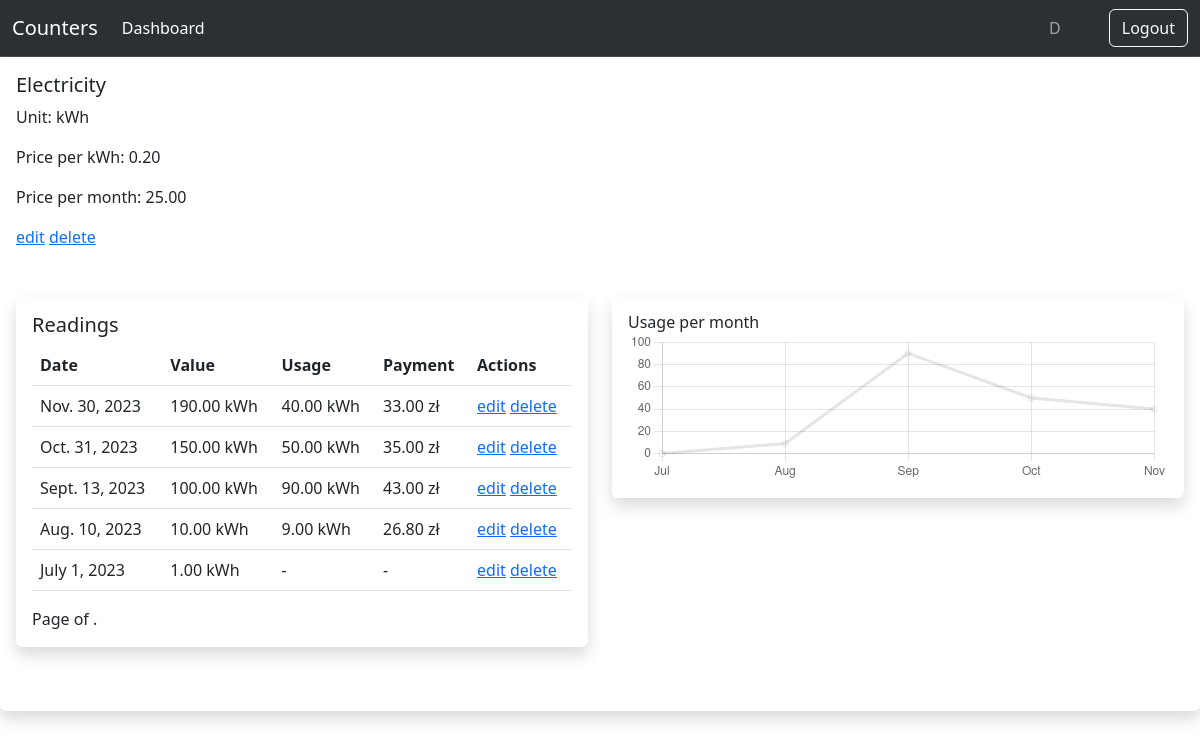
Page /counters/counter/11 (signed in) on the committed database.
### counters/models.py (models this page shows, shortened)
class Counter(models.Model):
    user = models.ForeignKey(
        get_user_model(), on_delete=models.CASCADE, related_name="counters"
    )
    title = models.CharField(max_length=60)
    unit = models.CharField(max_length=60, blank=True, null=True)
    price_per_unit = models.DecimalField(max_digits=5, decimal_places=2, default=0)
    fixed_price = models.DecimalField(max_digits=5, decimal_places=2, default=0)

class Reading(models.Model):
    class Meta:
        ordering = ("-date",)
    counter = models.ForeignKey(
        "Counter", related_name="readings", on_delete=models.CASCADE
    )
    date = models.DateField()
    value = models.DecimalField(max_digits=10, decimal_places=2)
    def get_previous_reading(self):
        return self.counter.readings.filter(pk__lt=self.pk).order_by("-pk").first()
    def usage_in_units(self):
        previous_reading = self.get_previous_reading()
        if previous_reading:
            return float(self.value) - float(previous_reading.value)
        else:
            return 0
    def payment(self):
        if self.get_previous_reading():
            if self.usage_in_units():
                total = self.usage_in_units() * float(self.counter.price_per_unit)
                return total + float(self.counter.fixed_price) if self.counter.fixed_price else total
            return self.counter.fixed_price

### counters/views.py (the view)
# urls.py: path("counter/<int:pk>", CounterDetailView.as_view(), name="counter-detail"),
class CounterDetailView(DetailView):
    model = Counter
    def get_queryset(self):
        queryset = super().get_queryset()
        queryset = queryset.filter(user=self.request.user)
        return queryset
    def get_context_data(self, **kwargs):
        context = super().get_context_data(**kwargs)
        counter = context['object']
        readings = Reading.objects.filter(counter=counter).order_by('date')
        readings_month = []
        readings_usage = []
        for reading in readings:
            readings_month.append(reading.date.strftime('%b'))
            readings_usage.append(reading.usage_in_units())
        context['readings_month'] = readings_month
        context['readings_usage'] = readings_usage
        return context

### counters/templatetags/custom_tags.py (called while the page is built)
@register.filter
def as_json(data):
    return json.dumps(data)

### counters/templates/counters/counter_detail.html (shortened to what this page needs)
{% extends "counters/dashboard.html" %}
{% load custom_tags %}
{% block data %}
<div class="card border-0 shadow rounded">
    <div class="card-body">
        {% with counter=object %}
        <h5 class="card-title">{{ counter.title }}</h5>
        <p>Unit: {{ counter.unit }}</p>
        <p>Price per {{ counter.unit }}: {{ counter.price_per_unit }}</p>
        <p>Price per month: {{ counter.fixed_price }}</p>
        <a href="{% url 'counters:counter-edit' counter.id %}">edit</a>
        <a href="{% url 'counters:counter-delete' counter.id %}">delete</a>
        <div class="row my-5">
            <div class="col">
                {% with readings=counter.readings.all %}
                {% include 'counters/partials/readings_table.html' %}
                {% endwith %}
            </div>
            <div class="col">
            <div class="card border-0 shadow rounded">
                <div class="card-body">
                    <h6 class="mb-0 ">Usage per month</h6>
                        <div class="chart">
                            <canvas id="chart-usage" class="chart-canvas"></canvas>
                        </div>
                </div>
            </div>
        </div>
        </div>
        <script>
var ctx = document.getElementById("chart-usage");
var readings_month = {{ readings_month|as_json|safe }};
var readings_usage = {{ readings_usage|as_json }};
console.log(readings_month);
console.log(readings_usage);
    new Chart(ctx, {
      type: "line",
        data: {
        labels: readings_month,
        datasets: [{
          label: "Usage",
          backgroundColor: "transparent",
          data: readings_usage,
        }],
      },
      options: {
        responsive: true,
        maintainAspectRatio: false,
        plugins: {
          legend: {
            display: false,
          }
        },
      },
    });
        </script>
        {% endwith %}
    </div>
</div>
{% endblock %}

### counters/templates/counters/base.html (shortened to what this page needs)
<!DOCTYPE html>
<html>
    <head>
        <link href="https://cdn.jsdelivr.net/npm/bootstrap@5.3.0/dist/css/bootstrap.min.css" rel="stylesheet">
    </head>
    <body>
    <nav class="navbar bg-dark border-bottom border-bottom-dark navbar-expand-lg bg-body-tertiary" data-bs-theme="dark">
  <div class="container-fluid">
    <a class="navbar-brand" href="{% url 'counters:index' %}">Counters</a>
      {% if user.is_authenticated %}
    <div class="collapse navbar-collapse" id="navbarSupportedContent">
      <ul class="navbar-nav me-auto mb-2 mb-lg-0">
        <li class="nav-item">
          <a class="nav-link active" aria-current="page" href="{% url 'counters:dashboard' %}">Dashboard</a>
        </li>
      </ul>
        <span class="navbar-text mx-5">
        {{ user }}
        </span>
        <a class="nav-link" href="{% url 'counters:logout' %}">
            <button type="button" class="btn btn-outline-light">Logout</button>
        </a>
        {% else %}
        <a class="nav-link" href="{% url 'counters:login' %}">
            <button type="button" class="btn btn-outline-light">Login</button>
        </a>
        {% endif %}
    </div>
  </div>
</nav>
        {% block content %}{% endblock %}
    </body>
</html>

### counters/templates/counters/partials/readings_table.html
<div class="card border-0 shadow rounded">
    <div class="card-body">
        {% if readings %}
        <h5 class="card-title">Readings</h5>
<table class="table table-hover">
    <thead>
        <tr>
            <th>Date</th>
            <th>Value</th>
            <th>Usage</th>
            <th>Payment</th>
            <th>Actions</th>
        </tr>
    </thead>
    <tbody>
        {% for reading in readings %}
            <tr>
                <td>{{ reading.date }}</td>
                <td>{{ reading.value }} {{ reading.counter.unit }}</td>
                {% if reading.usage_in_units %}
                <td>{{ reading.usage_in_units|floatformat:2 }} {{ counter.unit }}</td>
                {% else %}
                <td>-</td>
                {% endif %}
                {% if reading.payment %}
                <td>{{ reading.payment|floatformat:2 }} zł</td>
                {% else %}
                <td>-</td>
                {% endif %}
                <td>
                    <a href="{% url 'counters:reading-edit' reading.id %}">edit</a>
                    <a href="{% url 'counters:reading-delete' reading.id %}">delete</a>
                </td>
            </tr>
        {% endfor %}
    </tbody>
</table>
    {% include 'counters/partials/pagination.html' %}
    {% else %}
    <h5 class="card-title">No readings for now...</h5>
    {% endif %}
</div>
    </div>

### rows in the picture
Counter: title "Electricity", unit "kWh", price_per_unit "0.20", fixed_price "25.00"
Reading: date "Nov. 30, 2023", value "190.00", counter.unit "kWh", usage_in_units "40.00", payment "33.00"
Reading: date "Oct. 31, 2023", value "150.00", counter.unit "kWh", usage_in_units "50.00", payment "35.00"
Reading: date "Sept. 13, 2023", value "100.00", counter.unit "kWh", usage_in_units "90.00", payment "43.00"
Reading: date "Aug. 10, 2023", value "10.00", counter.unit "kWh", usage_in_units "9.00", payment "26.80"
Reading: date "July 1, 2023", value "1.00", counter.unit "kWh"

### other values in the picture
{{ user }} "D"
chart data {{ readings_month|as_json|safe }} ["Jul", "Aug", "Sep", "Oct", "Nov"]
chart data {{ readings_usage|as_json }} [0, 9.0, 90.0, 50.0, 40.0]
